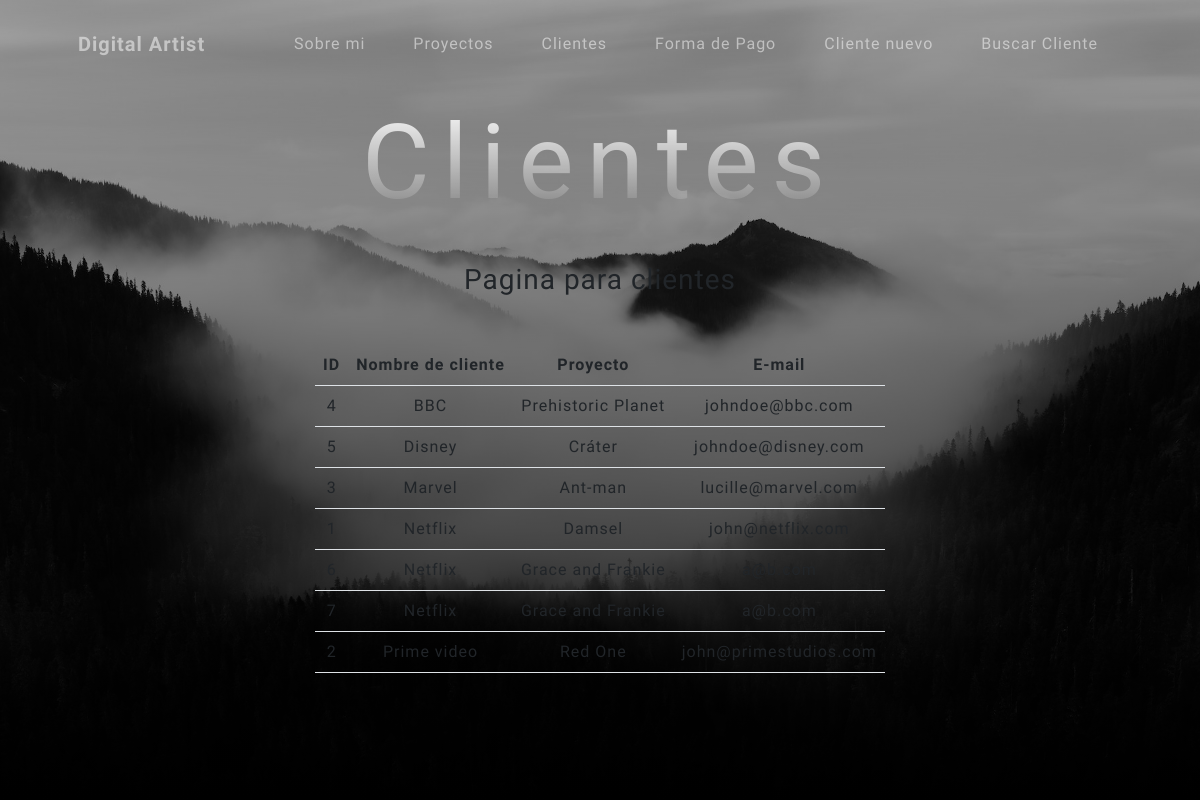
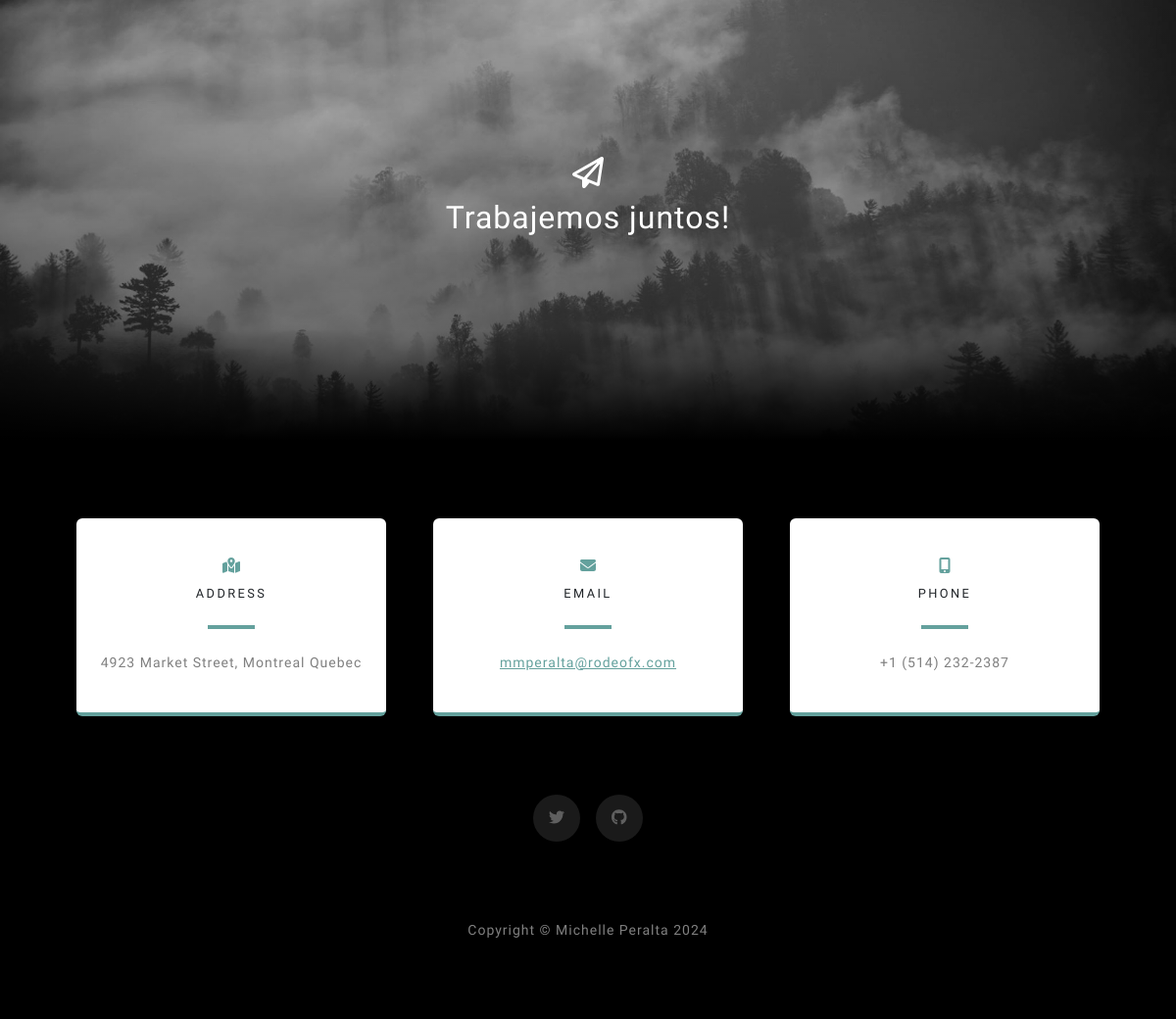
The page /cliente/ on the database its author committed (2 pictures, top to bottom).
### mi_app/models.py (models this page shows, shortened)
class Cliente (models.Model):
    nombre=  models.CharField(max_length=50)
    project= models.CharField(max_length=200)
    email = models.EmailField()
    class Meta:
        ordering = ["nombre"]

### mi_app/views.py (the view)
# urls.py: path('cliente/', cliente, name="cliente"),
def cliente(request):
    contexto = {"cliente":Cliente.objects.all()}
    return render(request, 'mi_app/cliente.html', contexto)

### mi_app/templates/mi_app/cliente.html
{% extends "mi_app/index.html" %}
{% block titulo %}
<h1 class="mb-5">Clientes</h1>
{% endblock titulo %}
{% block contenido %}
<h3 class="mb-5">Pagina para clientes</h3>
<table class="table table-stripped">
    <thead>
        <tr>
            <th>ID</th>
            <th>Nombre de cliente</th>
            <th>Proyecto</th>
            <th>E-mail</th>
        </tr>
    </thead>
    <tbody>
        {% for c in cliente %}
        <tr>
            <td>{{ c.id }}</td>
            <td>{{ c.nombre }}</td>
            <td>{{ c.project }}</td>
            <td>{{ c.email }}</td>
        </tr>
        {% endfor %}
    </tbody>
</table>
{% endblock contenido%}

### rows shown on the page
Cliente: id "4", nombre "BBC", project "Prehistoric Planet", email "johndoe@bbc.com"
Cliente: id "5", nombre "Disney", project "Cráter", email "johndoe@disney.com"
Cliente: id "3", nombre "Marvel", project "Ant-man", email "lucille@marvel.com"
Cliente: nombre "Netflix", project "Damsel", email "john@netflix.com"
Cliente: nombre "Netflix", project "Grace and Frankie"
Cliente: id "7", nombre "Netflix", project "Grace and Frankie", email "a@b.com"
Cliente: id "2", nombre "Prime video", project "Red One", email "john@primestudios.com"
